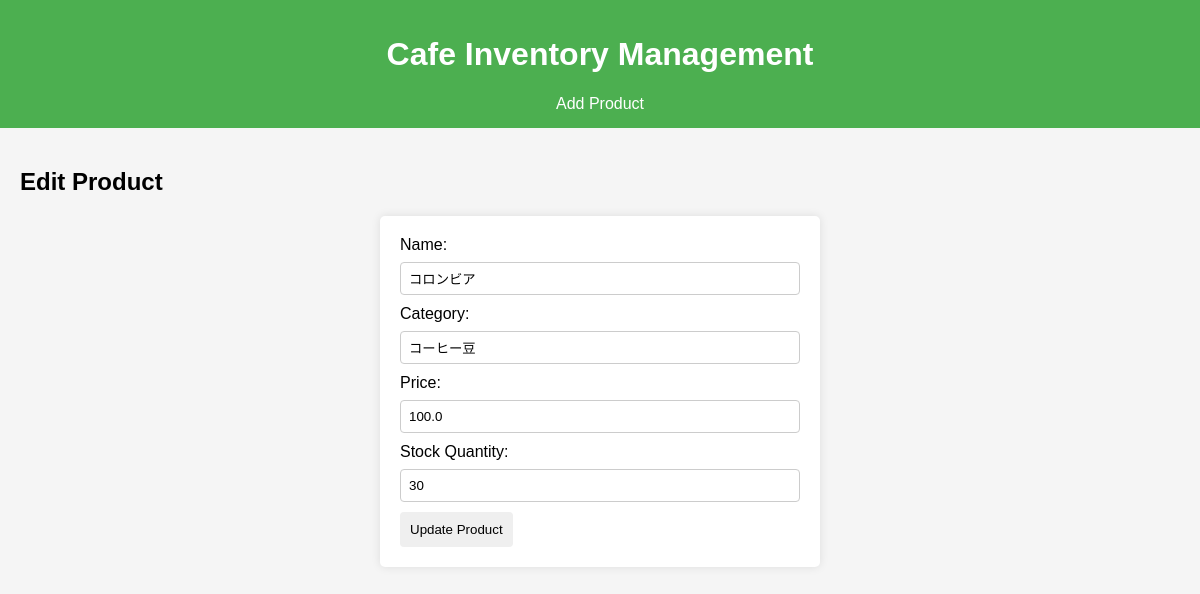
Page /edit_product/8 on the committed database.
### tables this page shows
CREATE TABLE PRODUCTS (
    product_id INTEGER PRIMARY KEY,
    name TEXT NOT NULL,
    category TEXT NOT NULL,
    price REAL NOT NULL,
    stock_quantity INTEGER NOT NULL
);

### app.py (the view, shortened to what this page needs)
@app.route('/edit_product/<int:product_id>', methods=['GET', 'POST'])
def edit_product(product_id):
    conn = get_db()
    cursor = conn.cursor()
    cursor.execute("SELECT * FROM PRODUCTS WHERE product_id = ?", (product_id,))
    product = cursor.fetchone()
    conn.close()
    return render_template('edit_product.html', product=product)

### app.py (called while the page is built)
def get_db():
    conn = sqlite3.connect(DATABASE)
    conn.row_factory = sqlite3.Row
    return conn

### templates/edit_product.html
{% extends 'base.html' %}
{% block content %}
<h2>Edit Product</h2>
<form method="post">
    <label for="name">Name:</label>
    <input type="text" id="name" name="name" value="{{ product.name }}" required>
    <label for="category">Category:</label>
    <input type="text" id="category" name="category" value="{{ product.category }}" required>
    <label for="price">Price:</label>
    <input type="number" step="0.01" id="price" name="price" value="{{ product.price }}" required>
    <label for="stock_quantity">Stock Quantity:</label>
    <input type="number" id="stock_quantity" name="stock_quantity" value="{{ product.stock_quantity }}" required>
    <button type="submit">Update Product</button>
</form>
{% endblock %}

### static/styles.css (style rules this page uses)
body { font-family: Arial, sans-serif; background-color: #f5f5f5; margin: 0; padding: 0; }
form { background-color: white; padding: 20px; border-radius: 5px; box-shadow: 0 0 10px rgba(0,0,0,0.1); max-width: 400px; margin: 0 auto; }
label { display: block; margin-bottom: 8px; }
input { width: 100%; padding: 8px; margin-bottom: 10px; border: 1px solid #ccc; border-radius: 4px; box-sizing: border-box; }
button { padding: 10px; border: none; border-radius: 4px; cursor: pointer; }

### rows in the picture
PRODUCTS: name "コロンビア", category "コーヒー豆", price "100.0", stock_quantity "30"
